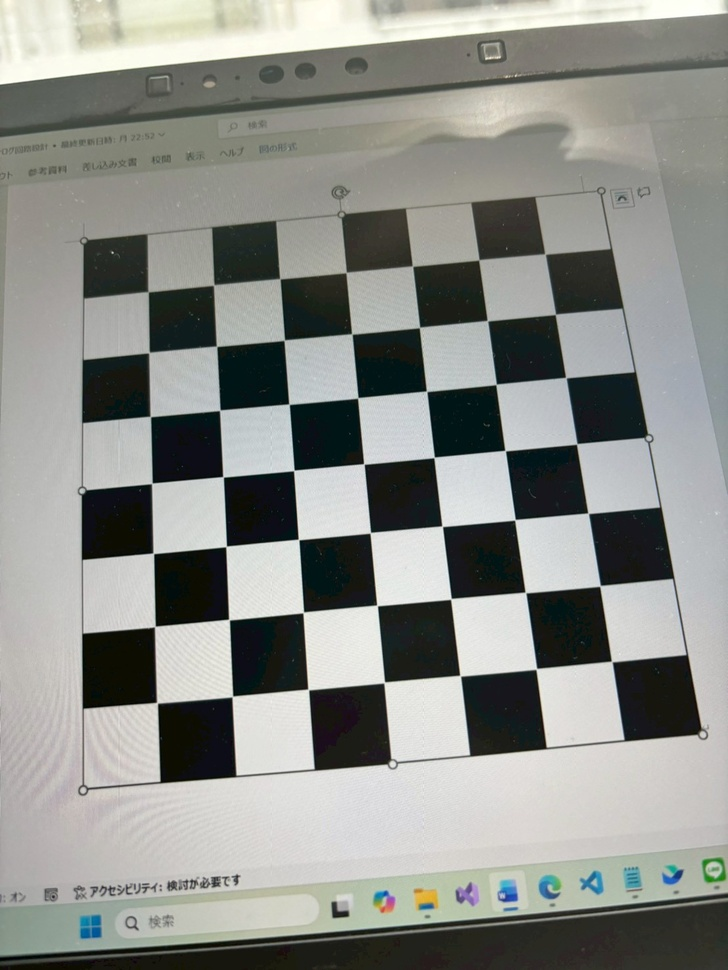
#> input picture traditional_pointclouds/chess/chess_image (1).jpg, 728 x 970 px, shrunk from 1108 x 1477 before the run, given in place of hidari.jpg, which was not available
$ jupyter execute Rec_Undistortion_disparity.ipynb   (text cells are left out)
#> lines starting #> are read from the running program, lines starting #| are printed output that depends on the picture; after the words box and inside, x2 and y2 are one past the last pixel; in counts of white or black regions, pixels touching at a corner belong together; pictures that were not available may be replaced by others from this repository, and a replacement may not be noted
[cell 1]
import cv2
import os
import numpy as np
import matplotlib.pyplot as plt
from google.colab import drive

# ================= Drive =================
drive.mount('/content/drive')

# ================= Load COLOR images =================
left_color = cv2.imread("/content/drive/MyDrive/Amazon project/img/hidari.jpg")
#> left_color is the input picture: shape (970, 728, 3); mean B, G, R 137.4, 142.1, 140
right_color = cv2.imread("/content/drive/MyDrive/Amazon project/img/migi.jpg")
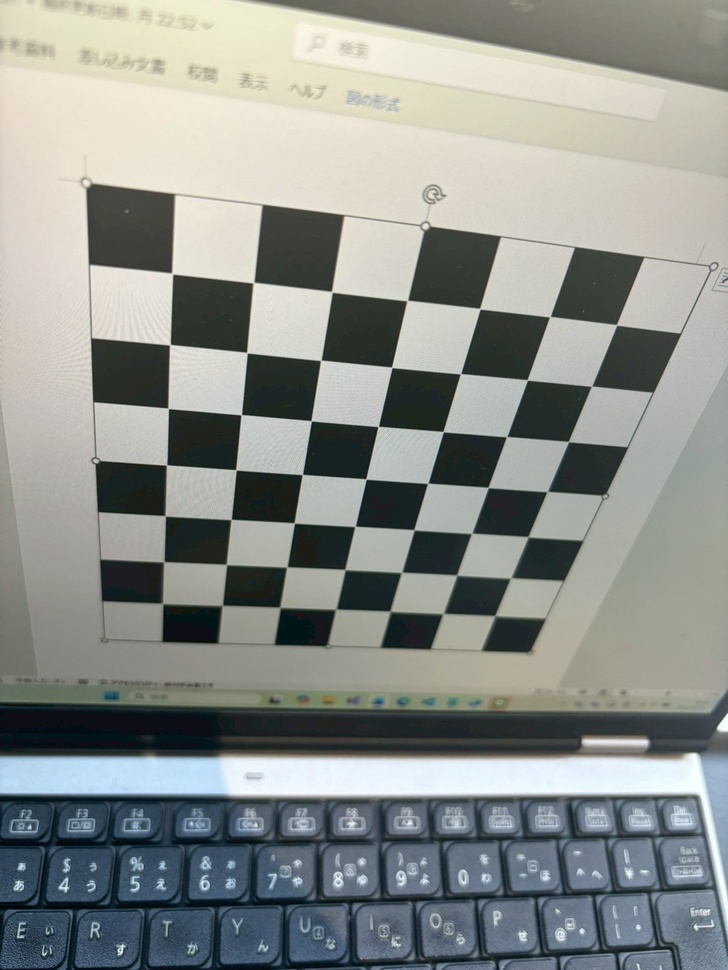
#> input picture traditional_pointclouds/chess/chess_image (10).jpg, 728 x 970 px, shrunk from 1108 x 1477 before the run, given in place of migi.jpg, which was not available
#> right_color is the input picture: shape (970, 728, 3); mean B, G, R 139.8, 143.9, 140.1

assert left_color is not None
assert right_color is not None

h, w, _ = left_color.shape
#> h = 970; w = 728
image_size = (w, h)
#> image_size = (728, 970)

K = np.array([
    [1.15994113e+03, 0.00000000e+00, 5.46000399e+02],
 [0.00000000e+00, 1.15929016e+03, 7.32384585e+02],
 [0.00000000e+00, 0.00000000e+00, 1.00000000e+00]]
, dtype=np.float64)


D = 0.32 * np.array( [ 7.68506874e-03, -1.33669015e-01, -5.20174312e-05,  4.92592454e-04,
  0.00000000e+00], dtype=np.float64)

# ================= Undistort (COLOR) =================
new_K, roi = cv2.getOptimalNewCameraMatrix(K, D, image_size, alpha=0)
#> roi = (0, 0, 727, 969)

left_undist  = cv2.undistort(left_color,  K, D, None, new_K)
right_undist = cv2.undistort(right_color, K, D, None, new_K)

# ROI crop（端の黒を除去）
x, y, w_roi, h_roi = roi
#> x = 0; y = 0; w_roi = 727; h_roi = 969
left_undist  = left_undist[y:y+h_roi, x:x+w_roi]
#> left_undist: shape (969, 727, 3)
right_undist = right_undist[y:y+h_roi, x:x+w_roi]
#> right_undist: shape (969, 727, 3)

# ================= Convert to grayscale =================
left_gray  = cv2.cvtColor(left_undist,  cv2.COLOR_BGR2GRAY)
right_gray = cv2.cvtColor(right_undist, cv2.COLOR_BGR2GRAY)

# ================= Vertical shift estimation =================
def estimate_y_shift(left, right, search_range=20):
#> called with search_range = 20
    h, w = left.shape
#> h = 969; w = 727
    y = h // 2
#> y = 484

    patch_left = left[y-50:y+50, w//4:3*w//4].astype(np.int32)
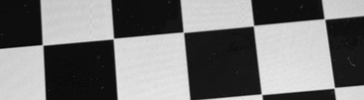
#> patch_left: shape (100, 364) int32; min 5, max 233, mean 118.2

    best_shift = 0
    best_score = np.inf

    for dy in range(-search_range, search_range + 1):
        y_start = y - 50 + dy
        y_end   = y + 50 + dy
        if y_start < 0 or y_end > h:
            continue

        patch_right = right[y_start:y_end, w//4:3*w//4].astype(np.int32)
        score = np.sum((patch_left - patch_right) ** 2)

        if score < best_score:
            best_score = score
            best_shift = dy
#> this loop made 41 passes
#> (score, best_score) on passes 1 to 12: (533437894, 533437894), (523507118, 523507118), (513579781, 513579781), (503329414, 503329414), (492689274, 492689274), (481829308, 481829308), (471089200, 471089200), (460949431, 460949431), (451575802, 451575802), (442681686, 442681686), (434135544, 434135544), (426338560, 426338560)
#> score on passes 23 to 28: 384737375, 385653777, 387123572, 388755106, 390625668, 393317837
#> pass 1, in estimate_y_shift, `patch_right = right[y_start:y_end, w//4:3*w//4].astype(np.int32)`:
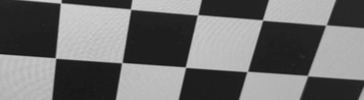
#> patch_right: shape (100, 364) int32; min 22, max 211, mean 111.2
#> after the loop, best_score = 384547851; best_shift = 1

    return best_shift

dy = estimate_y_shift(left_gray, right_gray)
#> dy = 1
print("Estimated vertical shift dy:", dy)
#| Estimated vertical shift dy: 1

# ================= Apply vertical shift (COLOR) =================
h2, w2, _ = left_undist.shape

M = np.float32([
    [1, 0, 0],
    [0, 1, -dy]
])
#> M = [[1, 0, 0], [0, 1, -1]]

right_final = cv2.warpAffine(right_undist, M, (w2, h2))
left_final  = left_undist

# ================= Visualization =================
plt.figure(figsize=(14,10))

plt.subplot(2,2,1)
plt.imshow(cv2.cvtColor(left_color, cv2.COLOR_BGR2RGB))
plt.title("Left Original")
plt.axis("off")

plt.subplot(2,2,2)
plt.imshow(cv2.cvtColor(right_color, cv2.COLOR_BGR2RGB))
plt.title("Right Original")
plt.axis("off")

plt.subplot(2,2,3)
plt.imshow(cv2.cvtColor(left_final, cv2.COLOR_BGR2RGB))
plt.axhline(y=left_final.shape[0]//2, color='r')
plt.title("Left Undistorted")
plt.axis("off")

plt.subplot(2,2,4)
plt.imshow(cv2.cvtColor(right_final, cv2.COLOR_BGR2RGB))
plt.axhline(y=right_final.shape[0]//2, color='r')
plt.title(f"Right Undistorted + Shift (dy={dy})")
plt.axis("off")

plt.tight_layout()
plt.show()
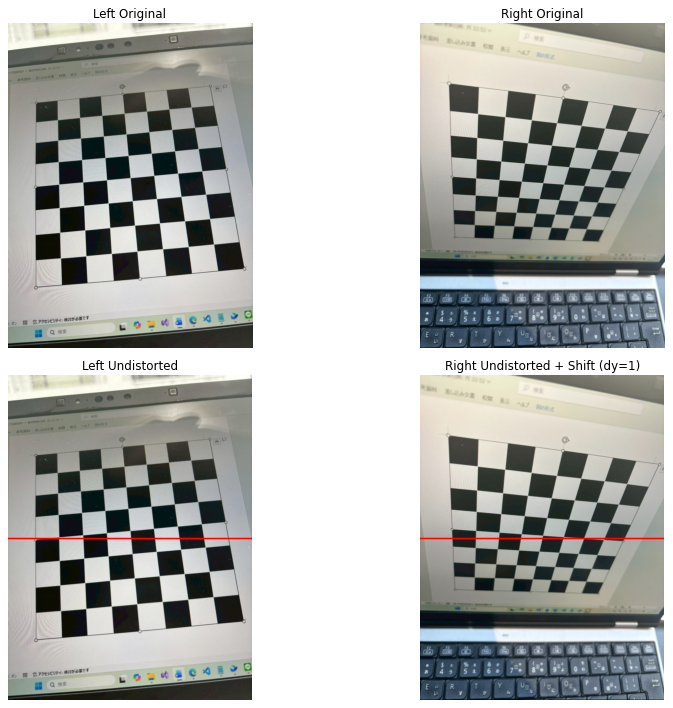
#> figure drawn by matplotlib, 4 panels

# ================= Save results =================
output_folder = "/content/drive/MyDrive/Amazon project/processed_images"
os.makedirs(output_folder, exist_ok=True)

cv2.imwrite(os.path.join(output_folder, "left_final.png"), left_final)
cv2.imwrite(os.path.join(output_folder, "right_final.png"), right_final)

print("Saved final images to:", output_folder)

[cell 2]
import cv2
import numpy as np
import pandas as pd
import os
import matplotlib.pyplot as plt
from google.colab import drive


drive.mount('/content/drive')

# # read rectified images
# left_rect = cv2.imread("/content/drive/MyDrive/Amazon project/processed_images/left_reference_color.png", cv2.IMREAD_GRAYSCALE)
# right_rect = cv2.imread("/content/drive/MyDrive/Amazon project/processed_images/right_shifted_color.png", cv2.IMREAD_GRAYSCALE)

left_rect = cv2.imread("/content/drive/MyDrive/Amazon project/processed_images/left_final.png", cv2.IMREAD_GRAYSCALE)
#> left_rect: shape (969, 727); min 1, max 254, mean 140.5
right_rect = cv2.imread("/content/drive/MyDrive/Amazon project/processed_images/right_final.png", cv2.IMREAD_GRAYSCALE)
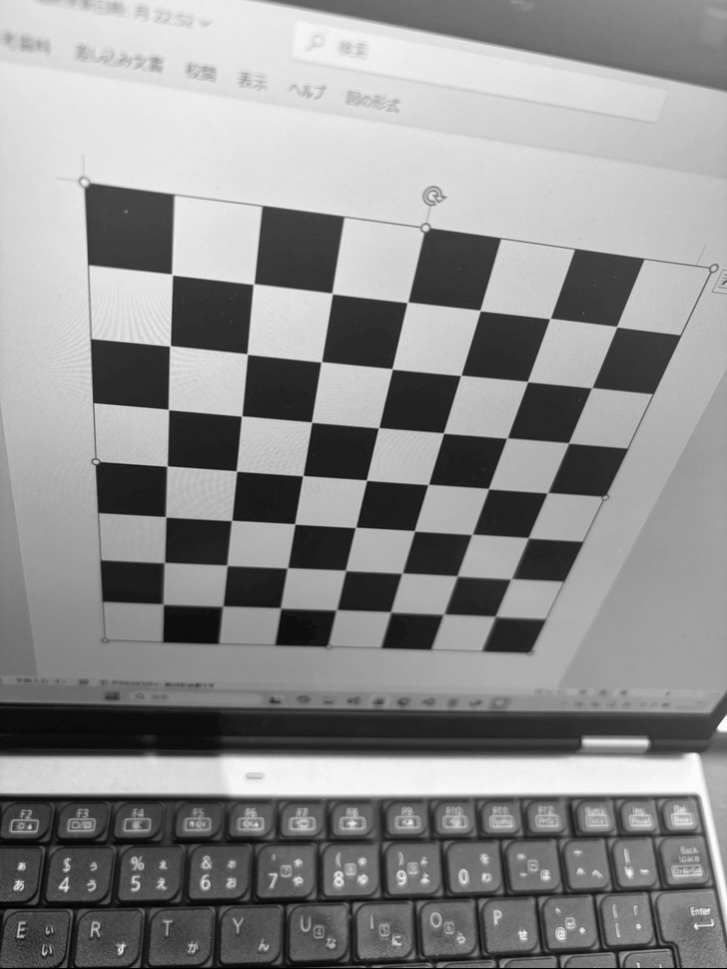
#> right_rect: shape (969, 727); min 0, max 253, mean 141.9


h, w = left_rect.shape

# creating disparity maps using StreoSGBM

min_disp = 0
num_disp = 16 *9
block_size = 7

stereo = cv2.StereoSGBM_create(
    minDisparity=min_disp,
    numDisparities=num_disp,
    blockSize=block_size,
    P1 = 8 * block_size * block_size,
    P2 = 16 * block_size * block_size,
    disp12MaxDiff=1,
    uniquenessRatio=0,
    speckleWindowSize=100,
    speckleRange=2
)

disp_sgbm = stereo.compute(left_rect, right_rect).astype(np.float32) / 16.0

disp_sgbm[disp_sgbm < 0] = np.nan
disp_norm = disp_sgbm.copy()
disp_norm = (disp_norm - np.nanmin(disp_norm)) / (np.nanmax(disp_norm) - np.nanmin(disp_norm))

plt.figure(figsize=(10,6))
plt.imshow(disp_norm, cmap='gray')  # グレースケール表示
plt.colorbar()
plt.title("Disparity Map (Grayscale)")
plt.axis("off")
plt.show()
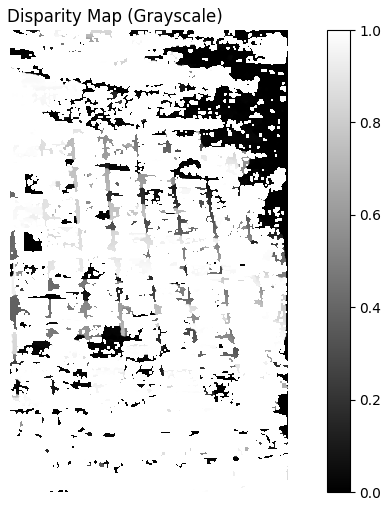
#> figure drawn by matplotlib, 2 panels

plt.figure(figsize=(14,6))

plt.subplot(1, 2, 1)
plt.imshow(left_rect, cmap="gray")
plt.title("Left Rectified")
plt.axis("off")

plt.subplot(1, 2, 2)
plt.imshow(disp_sgbm, cmap="jet")
plt.title("Disparity (StereoSGBM)")
plt.axis("off")

plt.tight_layout()
plt.show()


output_dir = "/content/drive/MyDrive/Amazon project/processed_images"
os.makedirs(output_dir, exist_ok=True)

# ===============================
# 2. PNG保存用関数
# ===============================
def save_disparity_png(disp, path):
    disp_vis = disp.copy()
    disp_vis[np.isnan(disp_vis)] = 0
    disp_vis = cv2.normalize(disp_vis, None, 0, 255, cv2.NORM_MINMAX)
    disp_vis = disp_vis.astype(np.uint8)
    cv2.imwrite(path, disp_vis)

# ===============================
# Disparity save (NO MASK)
# ===============================

save_dir = "/content/drive/MyDrive/Amazon project/processed_images"
os.makedirs(save_dir, exist_ok=True)

# 1. 生の視差（float, 点群生成用）
np.save(
    os.path.join(save_dir, "disparity_float.npy"),
    disp_sgbm
)

# 2. OpenCV形式（×16, int16）
disp_int16 = np.zeros_like(disp_sgbm, dtype=np.int16)
valid = np.isfinite(disp_sgbm)
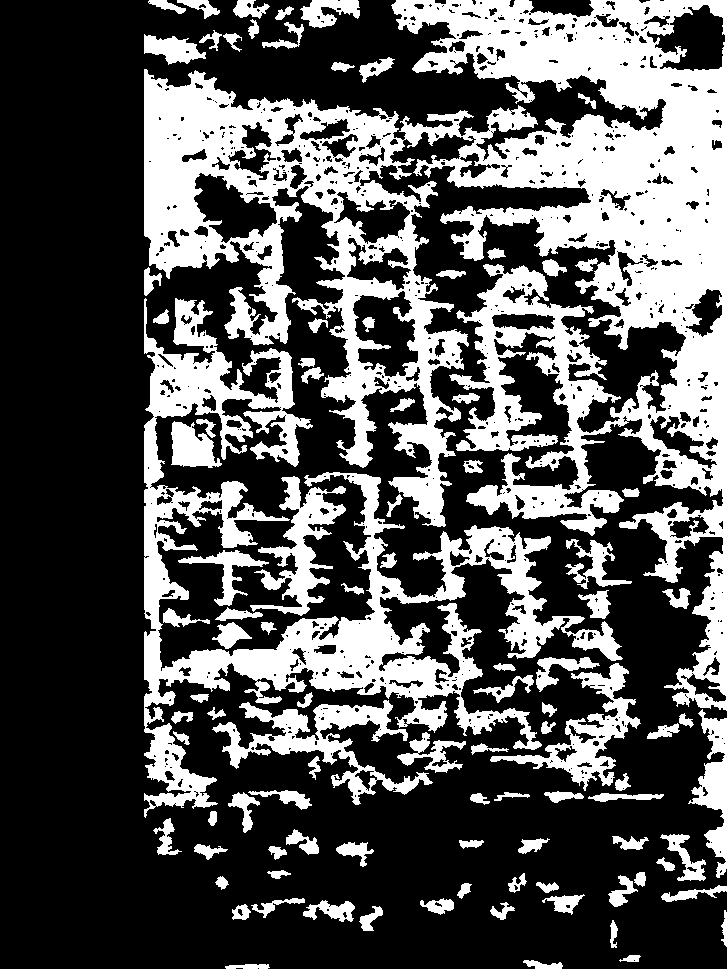
#> valid: shape (969, 727) bool; 33.1% white; 99 white regions, largest, box (x1, y1, x2, y2) and area: (144, 0, 727, 711) 139857, (144, 298, 623, 818) 47700, (212, 700, 433, 805) 6254
disp_int16[valid] = (disp_sgbm[valid] * 16.0).astype(np.int16)

cv2.imwrite(
    os.path.join(save_dir, "disparity_int16.png"),
    disp_int16
)
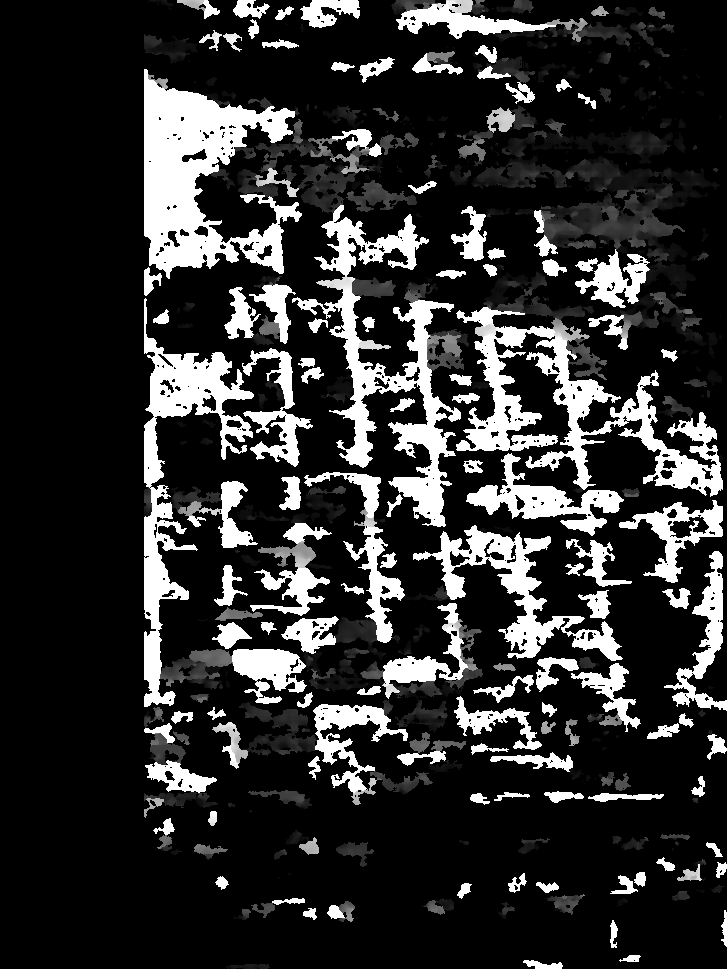
#> saved as disparity_int16.png: shape (969, 727); min 0, max 255, mean 47.3

# 3. 可視化用（8bit）
disp_vis = disp_sgbm.copy()
disp_vis[~valid] = 0
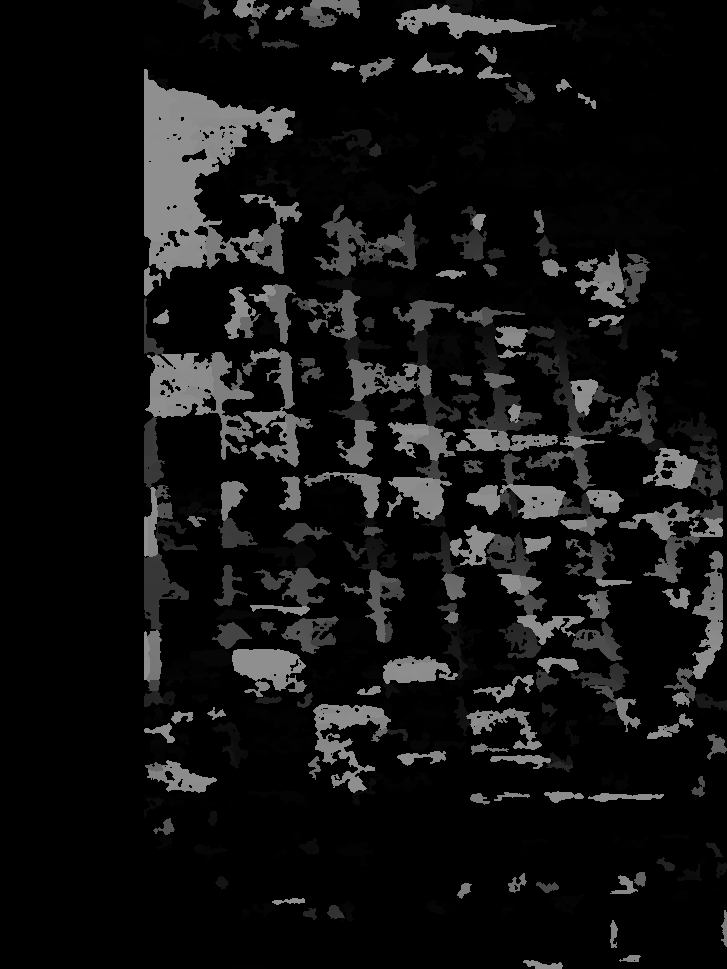
#> disp_vis: shape (969, 727) float32; min 0, max 143, mean 17.9
disp_vis = cv2.normalize(disp_vis, None, 0, 255, cv2.NORM_MINMAX)
disp_vis = disp_vis.astype(np.uint8)

cv2.imwrite(
    os.path.join(save_dir, "disparity_vis.png"),
    disp_vis
)

print("Saved disparity files:")
print(" - disparity_float.npy")
print(" - disparity_int16.png")
print(" - disparity_vis.png")
